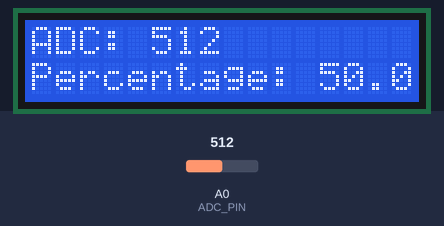
This sketch was run on a simulated Arduino Uno, built with avr-gcc and run on an emulated ATmega328P. Shown: 16×2 character LCD. The test bench sets the inputs (shaded band); at power-on: A0 (ADC_PIN) = 512.

Above: at 1.2 s.
1.3 s: A0 (ADC_PIN) set to 716
At 2.1 s:
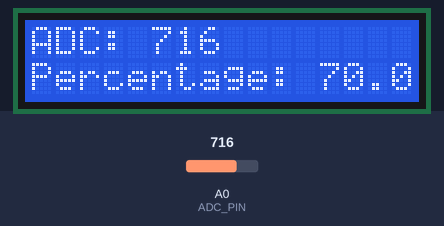
3.0 s: A0 (ADC_PIN) set to 900
At 4.3 s:
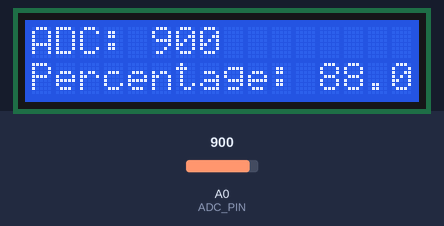
4.6 s: A0 (ADC_PIN) set to 1023
At 5.8 s:
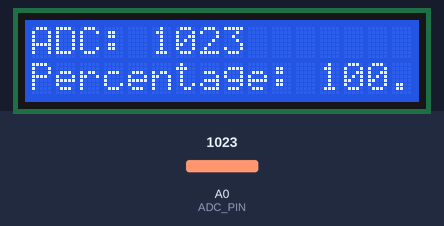
Timing chart, 0 to 7.6 s (numbered marks = the images above; inputs shaded):
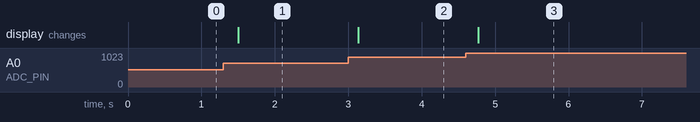

Measured:
- after the input at 1.3 s, the display: changes after 0.20 s (image 1)
- after the input at 3.0 s, the display: changes after 0.13 s (image 2)
- after the input at 4.6 s, the display: changes after 0.17 s (image 3)

The sketch:

adc.ino
```cpp
#include <Wire.h>
#include <LiquidCrystal_I2C.h>

LiquidCrystal_I2C lcd(0x27, 16, 2);

#define ADC_PIN A0

int adcValue = 0;
float percentage = 0.0;

void setup()
{
  Wire.begin();

  pinMode(ADC_PIN, INPUT);
  analogReference(DEFAULT);

  lcd.init();
  lcd.backlight();
  lcd.clear();
}

void loop()
{
  // Read ADC
  adcValue = analogRead(ADC_PIN);

  // Calculate percentage
  percentage = ((float)adcValue / 1023.0) * 100.0;

  // Display raw ADC value
  lcd.setCursor(0, 0);
  lcd.print("ADC: ");
  lcd.print(adcValue);
  lcd.print("      ");

  // Display percentage
  lcd.setCursor(0, 1);
  lcd.print("Percentage: ");
  lcd.print(percentage, 1);
  lcd.print("%   ");

  delay(200);
}
```
